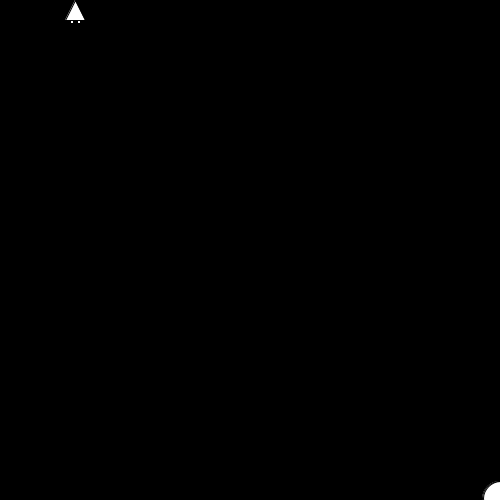
Frame 1 (no input)
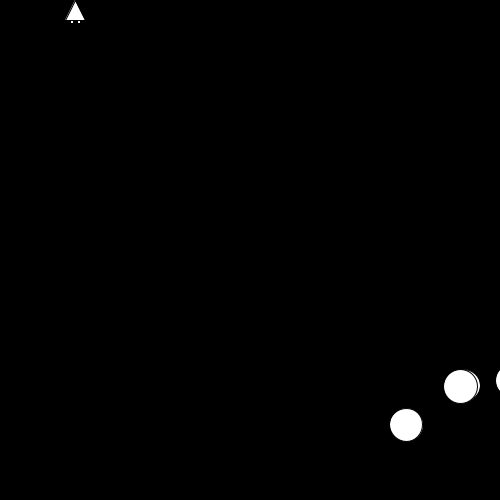
Frame 60 (the mouse pressed at the canvas centre just before this capture)
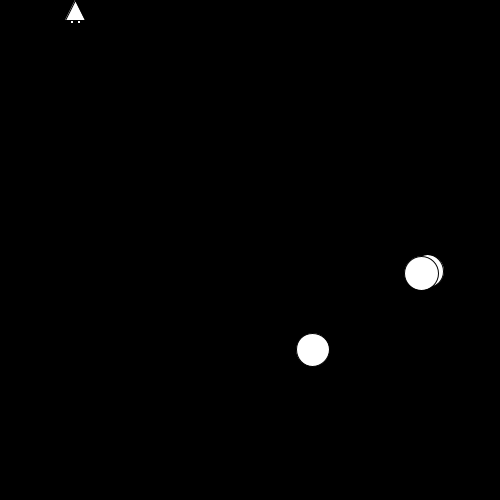
Frame 120 (the mouse held since frame 60 and released just before this capture)

The Processing sketch that drew these frames (run headless with seeded random() and noise(); from frame 60 on, the mouse is pressed at the canvas centre):

// Processing sketch: RocketGame
// ── RocketGame.pde
//in-class practice
/*
Part 3: Draw Asteroids (25 mins) 
Implement the Asteroid class as discussed in the lecture. 
The Asteroid class should have a drawMe() function which draws the Asteroid. 
Instantiate 10 Asteroids in the Sketch using an array. 
The Asteroids should move automatically across the screen. 

Part 4: Inheritance (20 mins) 
Create an ArmedRocket class which has a fire() function which fires missiles in the sketch. 
Like Part 2, the missile fire should be controlled using the keyboard. 

Part 5: Make it move (25 mins) 
Add velocity to the Rocket class so that the Rocket moves. 
Add a fireThrusters() method to the Rocket class which makes the Rocket move forward when a key is pressed. 
*/
ArrayList<Asteroid> asteroids;

Rocket r1;
void setup() {
	size(500, 500);
	r1 = new Rocket(75, 10, 0);

	asteroids = new ArrayList<Asteroid>();
	for (int i = 0; i < 10; i++) {
		asteroids.add( new Asteroid(random(0, TWO_PI),250,250));

		// asteroids.add( new Asteroid(random(0, TWO_PI),random(0, width),random(0, height)));
	}

	// for (int i = 0; i < 10; i ++) {
	// 	Asteroids[i] = new Asteroid ( );
	// 	println("xPos: "+Asteroids[i].xPos);
	// 	println("yPos: "+Asteroids[i].yPos);
	// }

}

void draw() {
	background(0);

	// initialize all of our asteroids.
	r1.drawRCT();

	if (keyPressed) {
		if (key == 'd' || key == 'D') {
				r1.rotateClockwise();
		}
	}

	if (keyPressed) {
		if (key == 'a' || key == 'A') {
				r1.rotateCounterclockwise();
		}
	}
	
	for (Asteroid a: asteroids){
		a.drawMe();
	}

	//temp border

  // rect(0, 0, width, borderStroke); // Top
  // rect(width-borderStroke, 0, borderStroke, height); // Right
  // rect(0, height-borderStroke, width, borderStroke); // Bottom
  // rect(0, 0, borderStroke, height); // Left
}



// ── ArmedRocket.pde
class ArmedRocket extends Rocket {
	ArmedRocket(int x, int y, float r) {
	super(x, y, r);
  }

	// void fire(){

	// }
	
	// Missile fire() {
	// 	Missile m = new Missile(xPos, yPos, rotation);
	// 	return m;
	// }

	
	//add code in loop to draw missle
	//fire() is a factory method
	
}
// ── Asteroid.pde
class Asteroid {
	float rot;
	float rad;
	float xPos, yPos; //starting position

	// float speed = 1;
	float velocityX, velocityY;

	long lastDrawMillis = 0;
	
	int xd = 1; //left or right
	int yd = 1; //top or bottom

	Asteroid(float r, float x, float y) {
		rot = r;
		xPos = x;
		yPos = y;
		rad = random(30, 40);

		velocityX = sin(rot)*1;
		velocityY = -cos(rot)*1;
	}

	void drawMe(){
		pushMatrix();

		// translate(velocityX, velocityY);
		// rotate(rot);

		//Update the position of the shape
		xPos = xPos + velocityX * xd;
		yPos = yPos + velocityY * yd;

		translate (xPos, yPos);

		// xPos = xPos + (speed * xd);
		// yPos = yPos + (speed * yd);
		
		// Test to see if the shape exceeds the boundaries of the screen
		// If it does, reverse its direction by multiplying by -1
		if (xPos > width - rad || xPos < rad) {
			xd *= -1;
		}
		if (yPos > height - rad || yPos < rad) {
			yd *= -1;
		}

		println("xPos: "+xPos);
		println("yPos: "+yPos);
		println("width: "+ width);
		println("height: "+ height);

		ellipse(xPos, yPos, rad, rad);

		popMatrix();
	}
}
// ── Missle.pde
class Missle {
	float xPos, yPos;
	float rot;
	Missle(float x, float y, float r ) {
		x = xPos;
		y = yPos;
		r = rot;
	}

	void drawMe(){
		pushMatrix();
		translate(xPos, yPos);
		ellipse(0, 0, 2, 2);
		popMatrix();
	}
}
// ── Rocket.pde
/*
The class should have a constructor which takes the initial position and rotation of the Rocket as arguments.
It should also have a drawRCT() which when called draws the rocket.
*/
class Rocket {
	float xPos, yPos; //initial pos of the rocket
	float rotation = 0;
	float rotFactor = 0.01;
	float timePassed = 1;
	final int halfHeight = 10;
	final int halfWidth = 10; 

	Rocket( int x, int y, float r ) {
		xPos = x; 
		yPos = y;
		rotation = r;
	}
	
	void drawRCT() {
		pushMatrix();

		translate(xPos, yPos);
		// rotate(timePassed * rotation * PI);
		rotate(rotation * PI);

		fill(255);
		triangle(0, -halfHeight, -halfWidth, halfHeight, halfWidth, halfHeight); 
		rectMode(CORNERS);
		rect(-halfWidth + 5, halfHeight, -halfWidth + 8, halfHeight + 3);
		rect(halfWidth - 8, halfHeight, halfWidth - 5, halfHeight + 3);
		rectMode(0);

		popMatrix();
	}

	/*
	Rocket class three functions:
	rotateClockwise()
	rotateCounterclockwise()
	Bind the rotation behaviour to keys on your keyboard. You should be able to control the rotation of the rocket using the keyboard.
	Hint: Use the keyPressed() and key global variables to implement the interaction.
	*/
	void rotateClockwise() {
		timePassed += 1;
		rotation += rotFactor;
	}

	void rotateCounterclockwise (){
		timePassed += 1;
		rotation -= rotFactor;
	}

	void fireThrusters() {
		
	}
}
